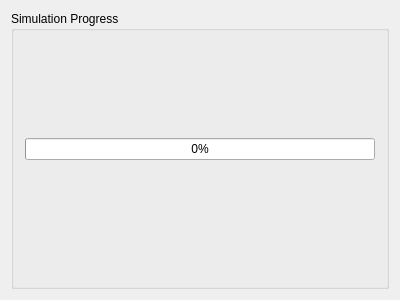
<?xml version="1.0" encoding="UTF-8"?>
<ui version="4.0">
 <class>SimulationProgress</class>
 <widget class="QWidget" name="SimulationProgress">
  <property name="geometry">
   <rect>
    <x>0</x>
    <y>0</y>
    <width>400</width>
    <height>300</height>
   </rect>
  </property>
  <property name="windowTitle">
   <string>SimulationProgress</string>
  </property>
  <layout class="QVBoxLayout" name="verticalLayout">
   <item>
    <widget class="QGroupBox" name="groupBox">
     <property name="title">
      <string>Simulation Progress</string>
     </property>
     <layout class="QVBoxLayout" name="verticalLayout_2">
      <item>
       <spacer name="verticalSpacer">
        <property name="orientation">
         <enum>Qt::Vertical</enum>
        </property>
        <property name="sizeHint" stdset="0">
         <size>
          <width>20</width>
          <height>40</height>
         </size>
        </property>
       </spacer>
      </item>
      <item>
       <widget class="QProgressBar" name="progressBar">
        <property name="value">
         <number>0</number>
        </property>
        <property name="alignment">
         <set>Qt::AlignJustify|Qt::AlignVCenter</set>
        </property>
       </widget>
      </item>
      <item>
       <widget class="QLabel" name="ProgressInfoLabel">
        <property name="text">
         <string/>
        </property>
        <property name="alignment">
         <set>Qt::AlignCenter</set>
        </property>
       </widget>
      </item>
      <item>
       <spacer name="verticalSpacer_2">
        <property name="orientation">
         <enum>Qt::Vertical</enum>
        </property>
        <property name="sizeHint" stdset="0">
         <size>
          <width>20</width>
          <height>40</height>
         </size>
        </property>
       </spacer>
      </item>
     </layout>
    </widget>
   </item>
  </layout>
 </widget>
 <layoutdefault spacing="6" margin="11"/>
 <resources/>
 <connections/>
</ui>
